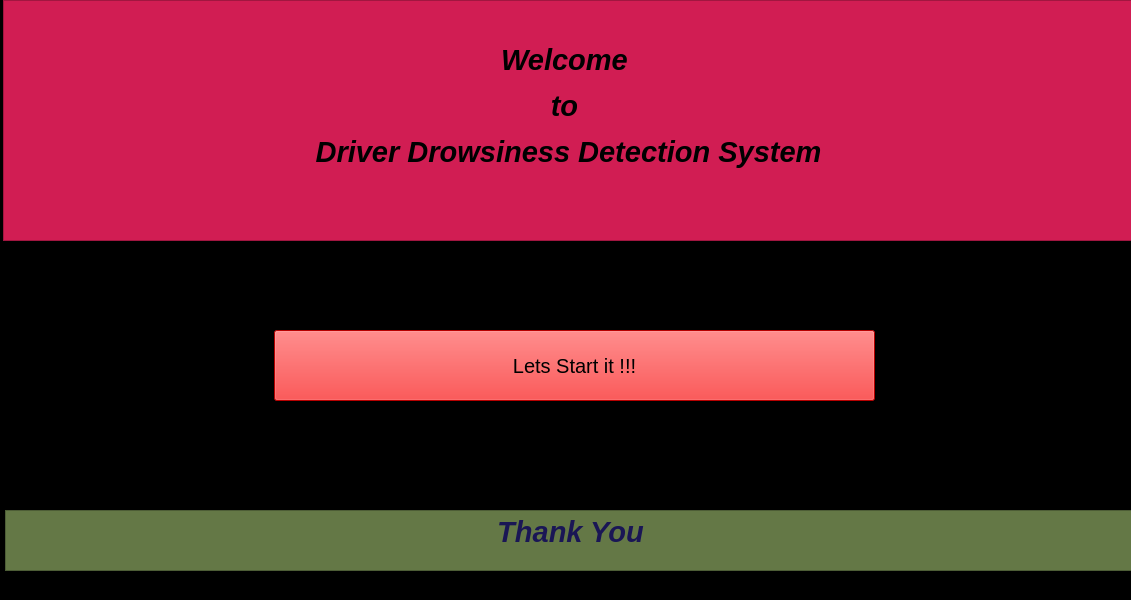
<?xml version="1.0" encoding="UTF-8"?>
<ui version="4.0">
 <class>MainWindow</class>
 <widget class="QMainWindow" name="MainWindow">
  <property name="geometry">
   <rect>
    <x>0</x>
    <y>0</y>
    <width>1131</width>
    <height>600</height>
   </rect>
  </property>
  <property name="maximumSize">
   <size>
    <width>1138</width>
    <height>600</height>
   </size>
  </property>
  <property name="windowTitle">
   <string>MainWindow</string>
  </property>
  <property name="styleSheet">
   <string notr="true">background:black;</string>
  </property>
  <widget class="QWidget" name="centralwidget">
   <widget class="QTextEdit" name="textEdit">
    <property name="geometry">
     <rect>
      <x>3</x>
      <y>0</y>
      <width>1131</width>
      <height>241</height>
     </rect>
    </property>
    <property name="maximumSize">
     <size>
      <width>1131</width>
      <height>241</height>
     </size>
    </property>
    <property name="styleSheet">
     <string notr="true">background:rgb(209,29,83);</string>
    </property>
    <property name="html">
     <string>&lt;!DOCTYPE HTML PUBLIC &quot;-//W3C//DTD HTML 4.0//EN&quot; &quot;http://www.w3.org/TR/REC-html40/strict.dtd&quot;&gt;
&lt;html&gt;&lt;head&gt;&lt;meta name=&quot;qrichtext&quot; content=&quot;1&quot; /&gt;&lt;style type=&quot;text/css&quot;&gt;
p, li { white-space: pre-wrap; }
&lt;/style&gt;&lt;/head&gt;&lt;body style=&quot; font-family:'MS Shell Dlg 2'; font-size:8.25pt; font-weight:400; font-style:normal;&quot;&gt;
&lt;p align=&quot;center&quot; style=&quot; margin-top:12px; margin-bottom:12px; margin-left:0px; margin-right:0px; -qt-block-indent:0; text-indent:0px;&quot;&gt;&lt;br /&gt;&lt;/p&gt;
&lt;p align=&quot;center&quot; style=&quot; margin-top:12px; margin-bottom:12px; margin-left:0px; margin-right:0px; -qt-block-indent:0; text-indent:0px;&quot;&gt;&lt;span style=&quot; font-size:22pt; font-weight:600; font-style:italic;&quot;&gt;Welcome &lt;/span&gt;&lt;/p&gt;
&lt;p align=&quot;center&quot; style=&quot; margin-top:12px; margin-bottom:12px; margin-left:0px; margin-right:0px; -qt-block-indent:0; text-indent:0px;&quot;&gt;&lt;span style=&quot; font-size:22pt; font-weight:600; font-style:italic;&quot;&gt;to &lt;/span&gt;&lt;/p&gt;
&lt;p align=&quot;center&quot; style=&quot; margin-top:12px; margin-bottom:12px; margin-left:0px; margin-right:0px; -qt-block-indent:0; text-indent:0px;&quot;&gt;&lt;span style=&quot; font-size:22pt; font-weight:600; font-style:italic;&quot;&gt;Driver Drowsiness Detection System&lt;/span&gt;&lt;/p&gt;
&lt;p align=&quot;center&quot; style=&quot; margin-top:12px; margin-bottom:12px; margin-left:0px; margin-right:0px; -qt-block-indent:0; text-indent:0px;&quot;&gt;&lt;br /&gt;&lt;/p&gt;&lt;/body&gt;&lt;/html&gt;</string>
    </property>
    <property name="acceptRichText">
     <bool>true</bool>
    </property>
   </widget>
   <widget class="QPushButton" name="pushButton">
    <property name="geometry">
     <rect>
      <x>274</x>
      <y>330</y>
      <width>601</width>
      <height>71</height>
     </rect>
    </property>
    <property name="maximumSize">
     <size>
      <width>601</width>
      <height>71</height>
     </size>
    </property>
    <property name="styleSheet">
     <string notr="true">background:red;
font:20px;</string>
    </property>
    <property name="text">
     <string>Lets Start it !!!</string>
    </property>
   </widget>
   <widget class="QTextBrowser" name="textBrowser">
    <property name="geometry">
     <rect>
      <x>5</x>
      <y>510</y>
      <width>1131</width>
      <height>61</height>
     </rect>
    </property>
    <property name="maximumSize">
     <size>
      <width>1131</width>
      <height>61</height>
     </size>
    </property>
    <property name="styleSheet">
     <string notr="true">background:rgb(100, 120, 70)</string>
    </property>
    <property name="html">
     <string>&lt;!DOCTYPE HTML PUBLIC &quot;-//W3C//DTD HTML 4.0//EN&quot; &quot;http://www.w3.org/TR/REC-html40/strict.dtd&quot;&gt;
&lt;html&gt;&lt;head&gt;&lt;meta name=&quot;qrichtext&quot; content=&quot;1&quot; /&gt;&lt;style type=&quot;text/css&quot;&gt;
p, li { white-space: pre-wrap; }
&lt;/style&gt;&lt;/head&gt;&lt;body style=&quot; font-family:'MS Shell Dlg 2'; font-size:8.25pt; font-weight:400; font-style:normal;&quot;&gt;
&lt;p align=&quot;center&quot; style=&quot; margin-top:0px; margin-bottom:0px; margin-left:0px; margin-right:0px; -qt-block-indent:0; text-indent:0px;&quot;&gt;&lt;span style=&quot; font-size:22pt; font-weight:600; font-style:italic; color:#1a1655;&quot;&gt;Thank You&lt;/span&gt;&lt;/p&gt;&lt;/body&gt;&lt;/html&gt;</string>
    </property>
   </widget>
   <widget class="QLabel" name="label">
    <property name="geometry">
     <rect>
      <x>0</x>
      <y>250</y>
      <width>1131</width>
      <height>251</height>
     </rect>
    </property>
    <property name="minimumSize">
     <size>
      <width>1131</width>
      <height>251</height>
     </size>
    </property>
    <property name="maximumSize">
     <size>
      <width>1131</width>
      <height>251</height>
     </size>
    </property>
    <property name="text">
     <string/>
    </property>
    <property name="pixmap">
     <pixmap>driver-drwsiness.jpg</pixmap>
    </property>
    <property name="scaledContents">
     <bool>true</bool>
    </property>
    <property name="img" stdset="0">
     <pixmap/>
    </property>
   </widget>
   <zorder>label</zorder>
   <zorder>textEdit</zorder>
   <zorder>pushButton</zorder>
   <zorder>textBrowser</zorder>
  </widget>
  <widget class="QStatusBar" name="statusbar"/>
 </widget>
 <resources/>
 <connections/>
</ui>
